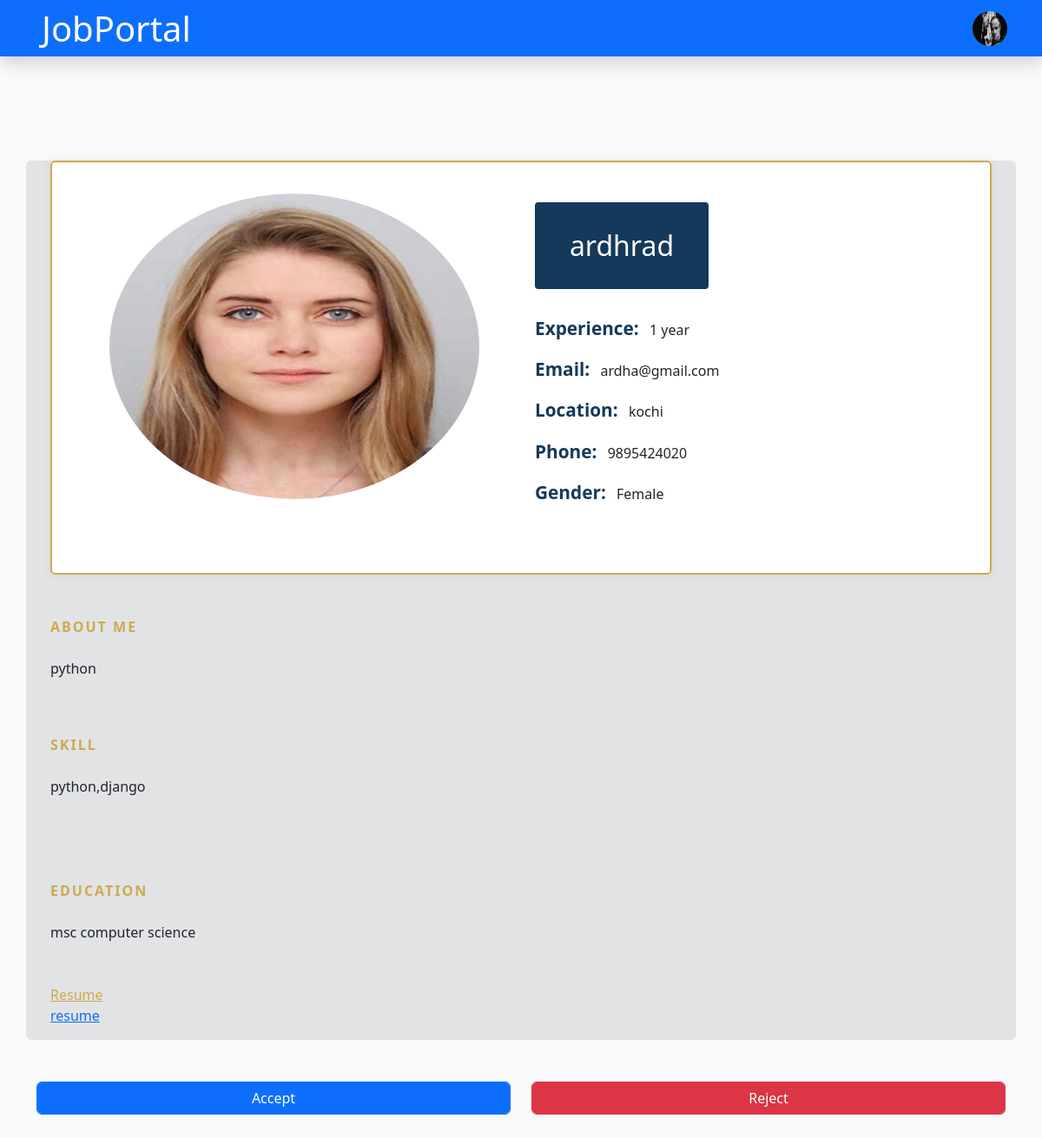
Page /application/8candidate/details/ (signed in) on the committed database.
### api/models.py (models this page shows, shortened)
class User(AbstractUser):
      options = (
        ("candidate","candidate"),
        ("employer","employer")
      )
      role = models.CharField(max_length=200,choices=options)

class CompanyProfile(models.Model):
    user = models.OneToOneField(User, on_delete=models.CASCADE,related_name='employerprofile')
    phone = models.CharField(max_length=10)
    logo = models.ImageField(upload_to="logos", null=True,blank=True)
    description = models.CharField(max_length=500)
    location = models.CharField(max_length=200)
    adress =  models.CharField(max_length=300)
    company_name = models.CharField(max_length=200)

class Application(models.Model):
    job = models.ForeignKey(Job, on_delete=models.CASCADE)
    candidate = models.ForeignKey(CandidateProfile, on_delete=models.CASCADE)
    options = (
        ("pending","pending"),
		("accept","accept"),
		("reject","reject"),
        ("cancelled","cancelled")
    )
    status = models.CharField(max_length=200,choices=options,default="pending")
    apply_date = models.DateField(auto_now_add=True)
    is_active=models.BooleanField(default=True)
    class Meta:
        ordering=['-apply_date']

class CandidateProfile(models.Model):
    user = models.OneToOneField(User, on_delete=models.CASCADE,related_name='employeeprofile')
    phone = models.CharField(max_length=10)
    image = models.ImageField(upload_to="images",null=True,blank=True)
    genders=(
            ('Male','Male'),
            ('Female','Female'),
            ('Other','Other')
        )
    gender = models.CharField(max_length=10,choices=genders,default="Male")
    qualification = models.CharField(max_length=200)
    resume = models.FileField(upload_to="resumes",null=True,blank=True)
    location = models.CharField(max_length=200)
    ready_to_relocate = models.BooleanField(default=False)
    skills = models.CharField(max_length=200)
    experience = models.CharField(max_length=200)
    description=models.CharField(max_length=500)

### Job/views.py (the view)
# urls.py: path('application/<int:id>candidate/details/',views.CandidateDetailsView.as_view(),name='candidate-details'),
@method_decorator(employerdecs,name='dispatch')
class CandidateDetailsView(ListView):
    model=Application
    template_name='candidatedetails.html'
    context_object_name='apps'
    def get_queryset(self):
        id=self.kwargs.get('id')
        return Application.objects.filter(id=id)

### Job/views.py (called while the page is built)
def employersignin_required(fn):
    def wrapper(request,*args,**kwargs):
        if request.user.is_authenticated and request.user.role=='employer':
            return fn(request,*args,**kwargs)
        else:
            return redirect('error')
    return wrapper

### Job/templates/candidatedetails.html (shortened to what this page needs)
{%extends 'employer-base.html'%}
{%block body%}
{%for a in apps%}
<section class="bg-light">
    <div class="container">
        <div class="row bg-secondary-subtle pb-3 pe-3 ps-3 rounded-2">
            <div class="col-lg-12 mb-4 mb-sm-5">
                <div class="card card-style1 border-0">
                    <div class="card-body p-1-9 p-sm-2-3 p-md-6 p-lg-7 b">
                        <div class="row align-items-center ">
                            <div class="col-lg-6 mb-4 mb-lg-0 pb-5 pe-5 ps-5 " style="height: 400px;">
                                <img src="{{a.candidate.image.url}}" alt="..."  height="100%" width="100%" class="rounded-circle">
                            </div>
                            <div class="col-lg-6 px-xl-10 p-3 ">
                                <div class="bg-secondary d-lg-inline-block py-1-9 px-1-9 px-sm-6 mb-1-9 rounded text-center " style="min-width: 200px;">
                                    <h3 class="h2 text-white mb-0">{{a.candidate.user.first_name}}{{a.candidate.user.last_name}}</h3>
                                </div>
                                <ul class="list-unstyled mb-1-9">
                                    <li class="mb-2 mb-xl-3 display-28"><span
                                            class="display-26 text-secondary me-2 font-weight-600">Experience:</span>
                                            {{a.candidate.experience}}</li>
                                    <li class="mb-2 mb-xl-3 display-28"><span
                                            class="display-26 text-secondary me-2 font-weight-600">Email:</span>
                                            {{a.candidate.user.email}}</li>
                                    <li class="mb-2 mb-xl-3 display-28"><span
                                            class="display-26 text-secondary me-2 font-weight-600">Location:</span>
                                            {{a.candidate.location}}</li>
                                    <li class="mb-2 mb-xl-3 display-28"><span
                                            class="display-26 text-secondary me-2 font-weight-600">Phone:</span>
                                            {{a.candidate.phone}}</li>
                                    <li class="display-28"><span
                                            class="display-26 text-secondary me-2 font-weight-600">Gender:</span>
                                            {{a.candidate.gender}}
                                    </li>
                                </ul>
                            </div>
                        </div>
                </div>
                </div>
            </div>
            <div class="col-lg-12 mb-4 mb-sm-5">
                <div>
                    <span class="section-title text-primary1 mb-3 mb-sm-4">About Me</span>
                    <p>{{a.candidate.description}}</p>
                </div>
            </div>
            <div class="col-lg-12">
                <div class="row">
                    <div class="col-lg-12 mb-4 mb-sm-5">
                        <div class="mb-4 mb-sm-5">
                            <span class="section-title text-primary1 mb-3 mb-sm-4">Skill</span>
                            <p>{{a.candidate.skills}}</p>
                        </div>
                    </div>
                </div>
                <div class='mb-5'>
                    <span class="section-title text-primary1 mb-3 mb-sm-4">Education</span>
                    <p>{{a.candidate.qualification}}</p>
                </div>
                <div>
                    <a href=""  data-bs-toggle="modal" data-bs-target="#exampleModal" class="text-primary1">
                        Resume
                      </a>
                </div>
                  <div>
                    <a href="{{a.candidate.resume.url}}" download>resume</a>
                </div>
            </div>
        </div>
    </div>
    <div class="container">
        <div class="row mt-5">
            <div class="col-6">
                <a href="{%url 'application-accept' a.id%}" class="btn btn-primary form-control">Accept</a>
            </div>
            <div class="col-6">
                <a href="{%url 'application-reject' a.id%}" class="btn btn-danger form-control">Reject</a>
            </div>
        </div>
    </div>
</section>
{%endfor%}
{%endblock%}

### Job/templates/employer-base.html (shortened to what this page needs)
<!DOCTYPE html>
<html lang="en">
<head>
    <link href="https://cdn.jsdelivr.net/npm/bootstrap@5.3.0-alpha3/dist/css/bootstrap.min.css" rel="stylesheet">
</head>
<body>
   <nav class=" navbar navbar-expand-lg bg-primary navbar-light shadow sticky-top p-4 ">
    <h1 class="m-0 text-white ms-4">JobPortal</h1>
    <div class="collapse navbar-collapse " id="navbarCollapse" >
        <div class="navbar-nav ms-auto p-4 p-lg-0">
            <a href="{%url 'employer-home'%}" class="nav-item nav-link active text-primary me-4"><i class="fa-solid fa-house fa-lg" ></i></a>
            {%if request.user.employerprofile%}
            <a href="{%url 'company-profile'%}" class="nav-item nav-link text-primary me-4"><i class="fa-solid fa-user fa-lg" ></i></a>
            {%else%}
            <a href="{%url 'companyprofile-create'%}" class="nav-item nav-link text-primary me-4"><i class="fa-solid fa-user fa-lg" ></i></a>
            {%endif%}
            <div class="nav-item dropdown job me-4">
                <a href="#" class="nav-link dropdown-toggle text-primary" data-bs-toggle="dropdown"><i class="fa-solid fa-briefcase fa-lg"></i></a>
            </div>
            <div class="dropdown me-3" >
                <img src="{{request.user.employerprofile.logo.url}}" class="rounded-circle"  data-bs-toggle="dropdown" aria-expanded="false" height="40px" width="40px">
              </div>
            </div>
    </div>
</nav>
{%block body%}
{%endblock%}
</body>
</html>

### Job/templates/employer-base.html (style rules this page uses)
.navbar { height: 65px; }

### Job/templates/candidatedetails.html (style rules this page uses)
.b { border: #ceaa4d 2px solid; border-radius: 5px; }
.card-style1 { box-shadow: 0px 0px 10px 0px rgb(89 75 128 / 9%); }
.border-0 { border: 0 !important; }
.card { position: relative; display: flex; flex-direction: column; min-width: 0; word-wrap: break-word; background-color: #fff; background-clip: border-box; border: 1px solid rgba(0, 0, 0, .125); border-radius: 0.25rem; }
section { padding: 120px 0; overflow: hidden; background: #fff; }
.section-title { font-weight: 600; letter-spacing: 2px; text-transform: uppercase; margin-bottom: 10px; position: relative; display: inline-block; }
.text-primary1 { color: #ceaa4d !important; }
.text-secondary { color: #15395A !important; }
.font-weight-600 { font-weight: 600; }
.display-26 { font-size: 1.3rem; }
@media screen and (min-width: 992px) { .p-lg-7 { padding: 4rem; } }
@media screen and (min-width: 768px) { .p-md-6 { padding: 3.5rem; } }
@media screen and (min-width: 576px) { .p-sm-2-3 { padding: 2.3rem; } }
.p-1-9 { padding: 1.9rem; }
.bg-secondary { background: #15395A !important; }
@media screen and (min-width: 576px) { .pe-sm-6, .px-sm-6 { padding-right: 3.5rem; } }
@media screen and (min-width: 576px) { .ps-sm-6, .px-sm-6 { padding-left: 3.5rem; } }
.pe-1-9, .px-1-9 { padding-right: 1.9rem; }
.ps-1-9, .px-1-9 { padding-left: 1.9rem; }
.pb-1-9, .py-1-9 { padding-bottom: 1.9rem; }
.pt-1-9, .py-1-9 { padding-top: 1.9rem; }
.mb-1-9, .my-1-9 { margin-bottom: 1.9rem; }
@media (min-width: 992px) { .d-lg-inline-block { display: inline-block !important; } }
.rounded { border-radius: 0.25rem !important; }

### rows in the picture
User: user.employerprofile.logo (picture)
Application: candidate.image (picture), candidate.user.first_name "ardhra", candidate.user.last_name "d", candidate.experience "1 year", candidate.user.email "ardha@gmail.com", candidate.location "kochi", candidate.phone "9895424020", candidate.gender "Female", candidate.description "python", candidate.skills "python,django", candidate.qualification "msc computer science"
